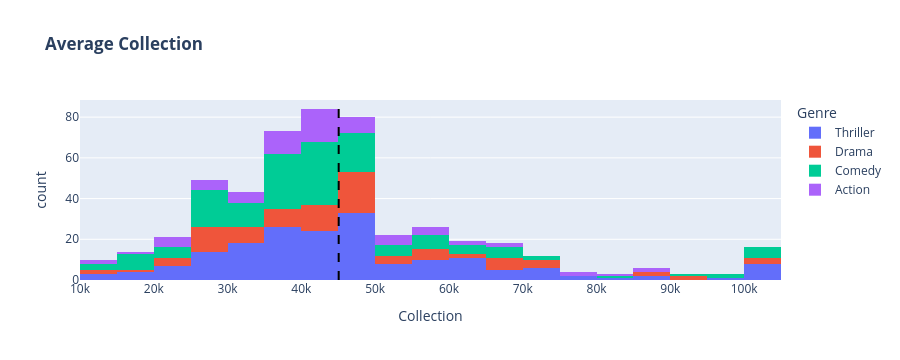

Notebook cell for this chart:
### Code cell
fig = px.histogram(df, 'Collection',             
                   color="Genre",
                   title="<b>Average Collection</b>")

fig.add_vline(x=df['Collection'].mean(), line_width=2, line_dash="dash", line_color="black")

fig.show()

### Figure 1 — Plotly figure (JSON) as saved in the notebook; plotly's stock layout.template omitted (floating-point values rounded to 4 significant figures; data arrays with more than 128 entries replaced by an {"elided": "..."} marker saying what was removed)
{"data": [{"alignmentgroup": "True", "bingroup": "x", "hovertemplate": "Genre=Thriller<br>Collection=%{x}<br>count=%{y}<extra></extra>", "legendgroup": "Thriller", "marker": {"color": "#636efa", "pattern": {"shape": ""}}, "name": "Thriller", "offsetgroup": "Thriller", "orientation": "v", "showlegend": true, "type": "histogram", "x": {"elided": "183 int values"}, "xaxis": "x", "yaxis": "y"}, {"alignmentgroup": "True", "bingroup": "x", "hovertemplate": "Genre=Drama<br>Collection=%{x}<br>count=%{y}<extra></extra>", "legendgroup": "Drama", "marker": {"color": "#EF553B", "pattern": {"shape": ""}}, "name": "Drama", "offsetgroup": "Drama", "orientation": "v", "showlegend": true, "type": "histogram", "x": [43200, 66800, 72400, 44200, 30000, 35000, 29000, 31200, 33200, 29600, 25400, 40000, 41000, 49400, 63200, 41800, 46800, 42400, 56000, 47800, 45800, 47800, 45200, 45800, 55000, 39000, 34600, 42800, 31400, 28600, 35600, 28000, 35600, 46600, 54000, 100000, 45400, 47600, 34800, 46400, 49200, 74400, 65000, 52800, 59200, 100000, 72800, 69200, 65800, 50000, 89600, 93400, 49600, 67600, 87000, 66400, 70200, 92000, 100000, 46400, 43400, 45000, 58000, 47600, 46200, 38600, 34200, 38000, 35000, 46200, 60200, 43400, 45200, 41600, 43800, 46200, 27600, 26200, 24600, 20400, 10000, 11200, 55000, 26800, 16600, 21800, 28200, 26800, 40000, 26600, 24000, 29200, 50000, 41200, 36600, 35000, 33600], "xaxis": "x", "yaxis": "y"}, {"alignmentgroup": "True", "bingroup": "x", "hovertemplate": "Genre=Comedy<br>Collection=%{x}<br>count=%{y}<extra></extra>", "legendgroup": "Comedy", "marker": {"color": "#00cc96", "pattern": {"shape": ""}}, "name": "Comedy", "offsetgroup": "Comedy", "orientation": "v", "showlegend": true, "type": "histogram", "x": {"elided": "155 int values"}, "xaxis": "x", "yaxis": "y"}, {"alignmentgroup": "True", "bingroup": "x", "hovertemplate": "Genre=Action<br>Collection=%{x}<br>count=%{y}<extra></extra>", "legendgroup": "Action", "marker": {"color": "#ab63fa", "pattern": {"shape": ""}}, "name": "Action", "offsetgroup": "Action", "orientation": "v", "showlegend": true, "type": "histogram", "x": [37800, 43400, 40400, 36400, 27200, 53200, 38800, 50000, 66000, 38800, 43400, 40600, 50000, 41200, 87600, 37200, 40800, 39600, 37000, 38400, 40600, 46000, 36800, 31200, 34000, 44600, 79600, 66600, 60600, 84600, 46600, 55000, 75200, 50200, 47400, 46600, 59200, 86200, 41400, 64400, 52800, 56400, 42000, 41400, 47800, 45400, 33600, 20400, 21800, 14400, 14800, 23000, 26200, 20800, 33400, 28600, 26800, 34200, 21600, 42800, 38200, 39200, 46400, 59600, 27600, 43600, 42400, 16200, 46200, 44800, 41200], "xaxis": "x", "yaxis": "y"}], "layout": {"barmode": "relative", "height": 360, "legend": {"title": {"text": "Genre"}, "tracegroupgap": 0}, "shapes": [{"line": {"color": "black", "dash": "dash", "width": 2}, "type": "line", "x0": 45060.0, "x1": 45060.0, "xref": "x", "y0": 0, "y1": 1, "yref": "y domain"}], "title": {"text": "<b>Average Collection</b>"}, "xaxis": {"anchor": "y", "autorange": true, "domain": [0, 1], "range": [10000.0, 105000.0], "title": {"text": "Collection"}, "type": "linear"}, "yaxis": {"anchor": "x", "autorange": true, "domain": [0, 1], "range": [0, 88.42], "title": {"text": "count"}}}}
